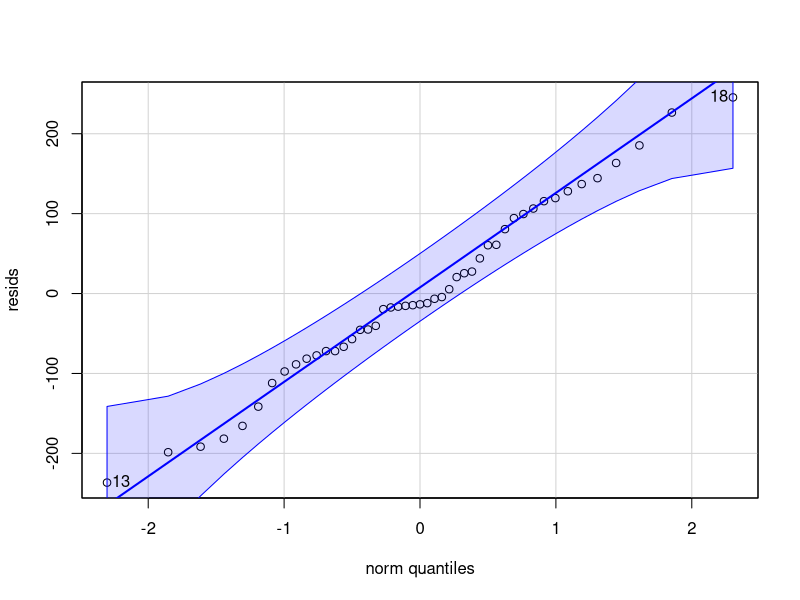
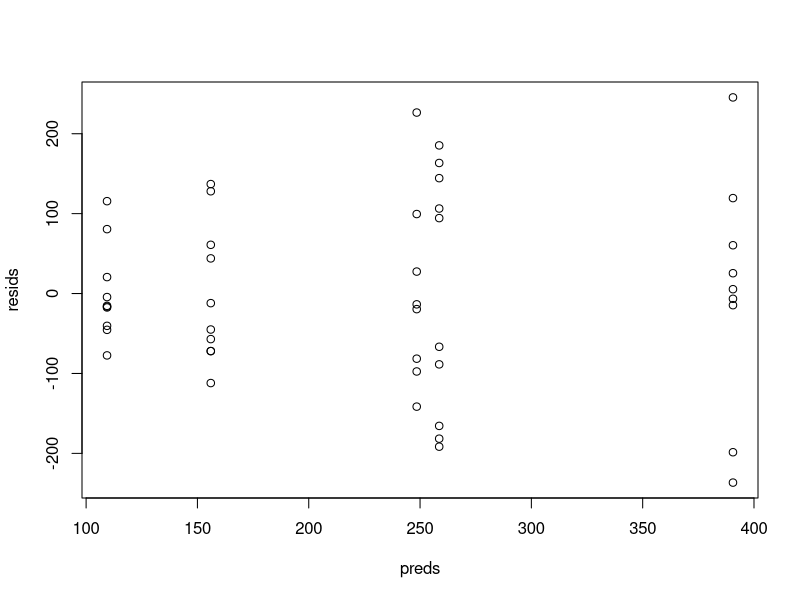
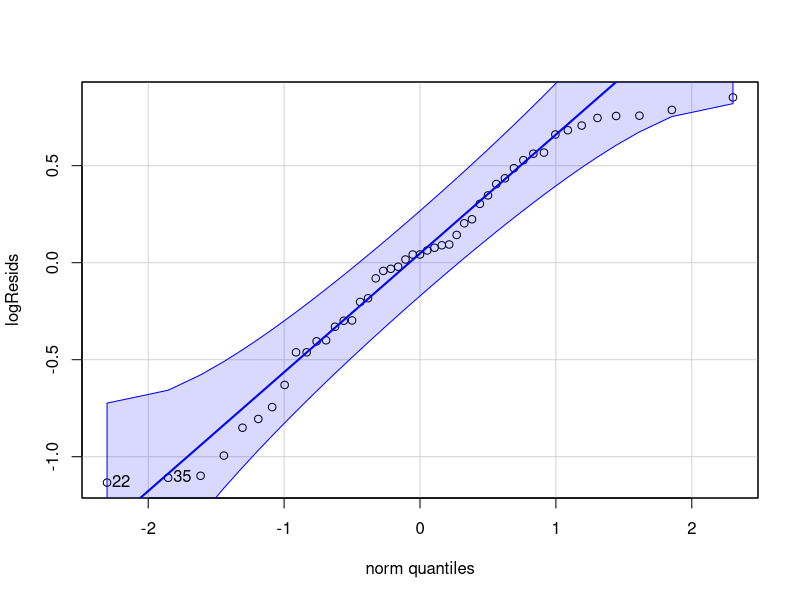
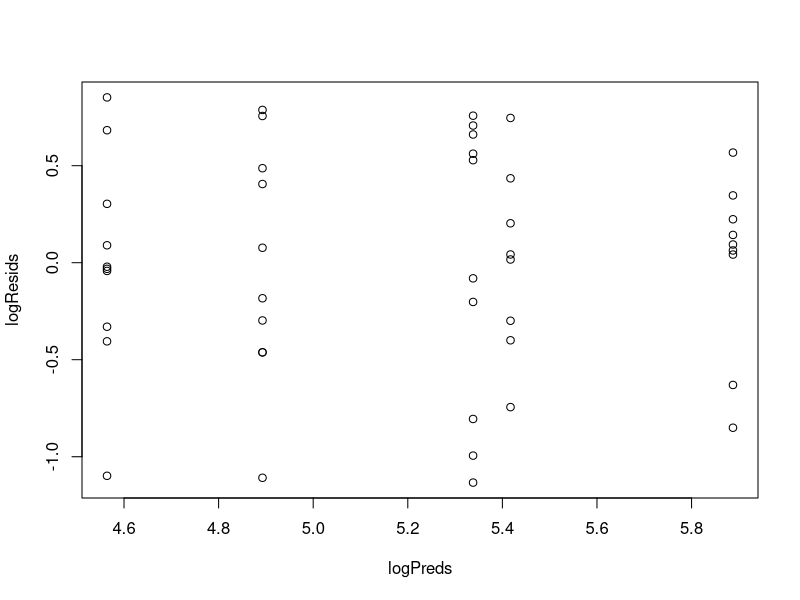
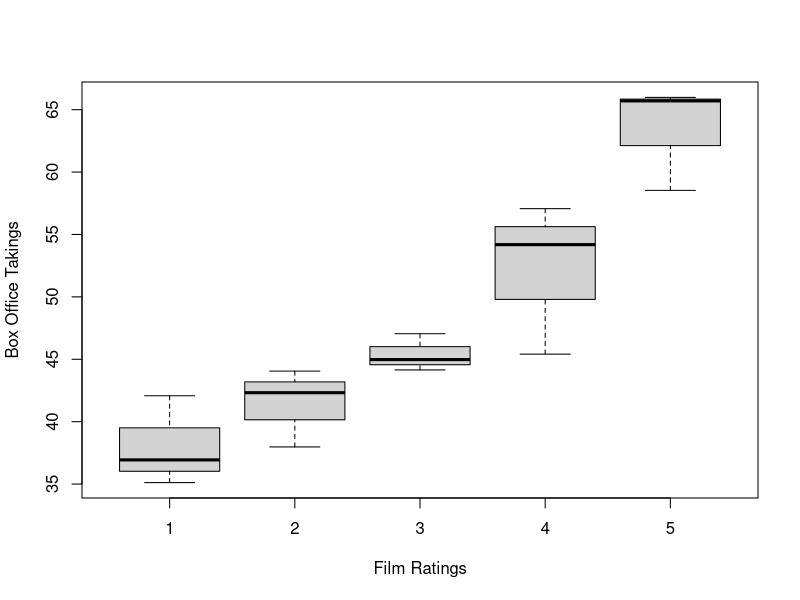
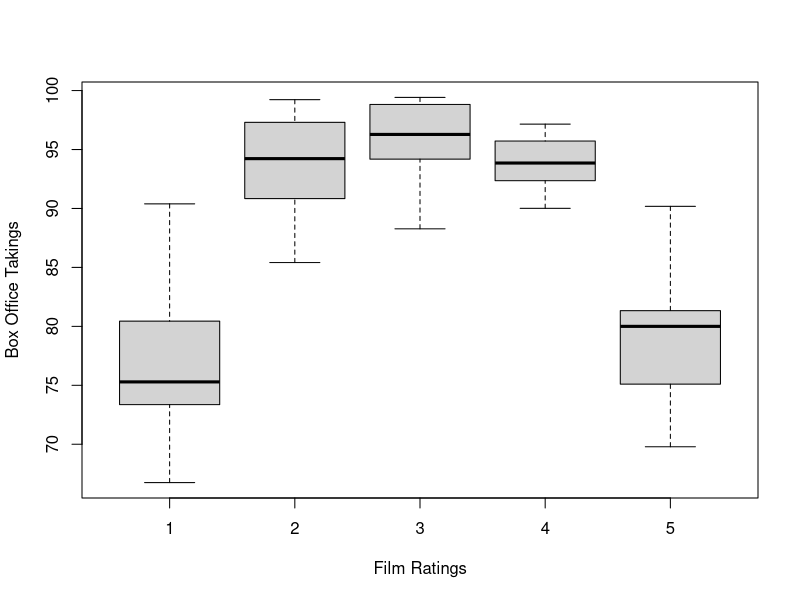
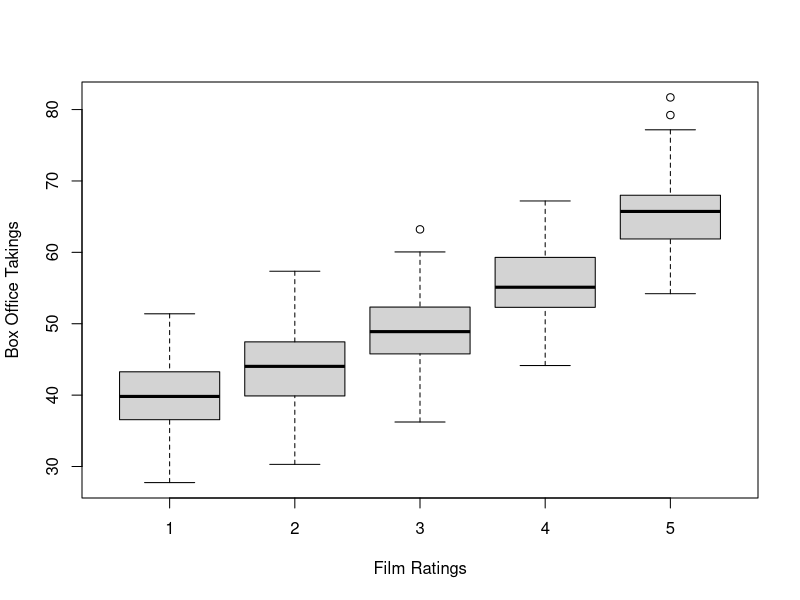

Generate these figures, in order, with R:
## ---- chunk 1
knitr::opts_chunk$set(echo = TRUE)

if ( ! require('haven'))
  install.packages('haven')
if ( ! require('car'))
  install.packages('car')
if ( ! require('multcomp'))
  install.packages('multcomp')

data <- haven::read_sav('Lab 04 - Activity.sav')
data <- as.data.frame(data)
## ---- chunk 2
xfun::embed_file("Lab 04 - Activity.sav")
## ---- chunk 3
xfun::embed_file("Lab 04 - Learning.sav")
## ---- chunk 4
xfun::embed_file("Lab 04 - Box_Office_1.csv")
## ---- chunk 5
xfun::embed_file("Lab 04 - Box_Office_2.csv")
## ---- chunk 6
xfun::embed_file("Lab 04 - Box_Office_3.csv")
## ---- chunk 7
library(car)

model <- lm(Y ~ TrmntGrp, data)
anova(model)
## ---- chunk 8
resids <- residuals(model)
shapiro.test(resids)
## ---- chunk 9
qqPlot(resids)
## ---- chunk 10
leveneTest(model)
## ---- chunk 11
model <- lm(Y ~ TrmntGrp, data)
resids <- residuals(model)
preds  <- predict(model)
plot(preds, resids)
## ---- chunk 12
data$LogY <- log(data$Y)
logModel <- lm(LogY ~ TrmntGrp, data)
anova(logModel)
## ---- chunk 13
logResids <- residuals(logModel)
shapiro.test(logResids)
qqPlot(logResids)
## ---- chunk 14
leveneTest(logModel)
## ---- chunk 15
logResids <- residuals(logModel)
logPreds  <- predict(logModel)
plot(logPreds, logResids)
## ---- chunk 16
aovObject <- aov(model)
TukeyHSD(aovObject)

logAovObject <- aov(logModel)
TukeyHSD(logAovObject)
## ---- chunk 17
data <- haven::read_sav('Lab 04 - Learning.sav')
data <- as.data.frame(data)

is.factor(data$Trtmnt_Grp)

data$Trtmnt_Grp = as.factor(data$Trtmnt_Grp)
## ---- chunk 18
data <- haven::read_sav('Lab 04 - Learning.sav')
data <- as.data.frame(data)

data$Trtmnt_Grp = as.factor(data$Trtmnt_Grp)

c1 = c(0.5,  0.5, -1/3, -1/3, -1/3)
c2 = c(0.5, -0.5,  0.0,  0.0,  0.0)
c3 = c(0.0,  0.0,  0.5,  0.5, -1.0)
c4 = c(0.0,  0.0,  1.0, -1.0,  0.0)

mat = cbind(c1, c2, c3, c4)

summary(lm(Trials ~ Trtmnt_Grp, data=data, contrasts=list(Trtmnt_Grp = mat)))
## ---- chunk 19
model = (lm(Trials ~ Trtmnt_Grp, data=data, contrasts=list(Trtmnt_Grp = mat)))
shapiro.test(residuals(model))
leveneTest(Trials ~ Trtmnt_Grp, data=data, center="mean")
## ---- chunk 20
data = read.csv('Lab 04 - Box_Office_1.csv')
data$film_ratings = ordered(data$film_ratings)

boxplot(box_office~film_ratings, data=data, xlab = "Film Ratings", ylab = "Box Office Takings")

lm_contrast = lm(box_office~film_ratings, data=data, contrasts=list(film_ratings = contr.poly(5)))
summary(lm_contrast)
## ---- chunk 21
data = read.csv('Lab 04 - Box_Office_2.csv')
data$film_ratings = ordered(data$film_ratings)

boxplot(box_office~film_ratings, data=data, xlab = "Film Ratings", ylab = "Box Office Takings")
## ---- chunk 22
lm_contrast = lm(box_office~film_ratings, data=data, contrasts=list(film_ratings = contr.poly(5)))
summary(lm_contrast)
## ---- chunk 23
data = read.csv('Lab 04 - Box_Office_3.csv')
data$film_ratings = ordered(data$film_ratings)

boxplot(box_office~film_ratings, data=data, xlab = "Film Ratings", ylab = "Box Office Takings")

lm_contrast = lm(box_office~film_ratings, data=data, contrasts=list(film_ratings = contr.poly(5)))
summary(lm_contrast)
